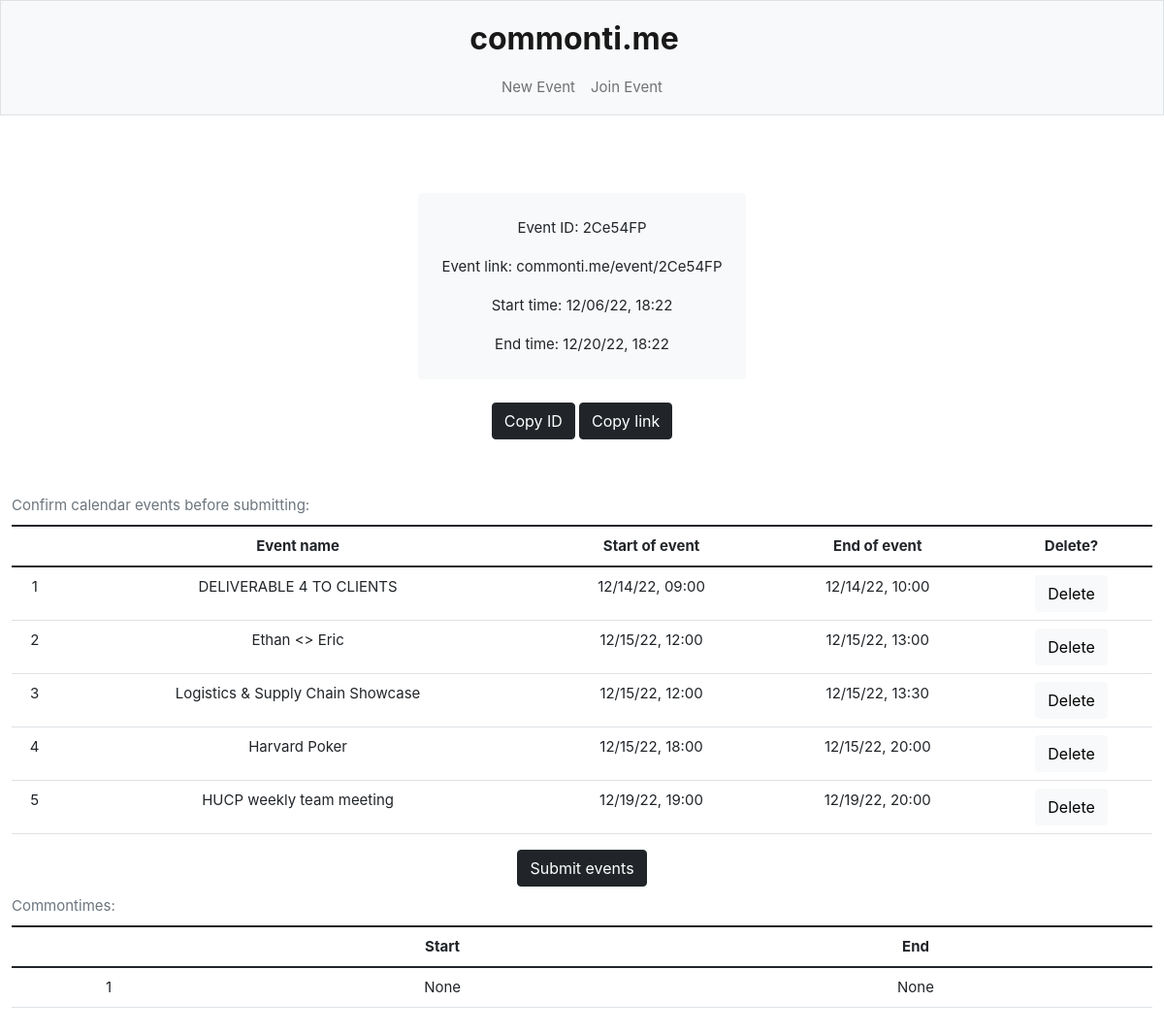
The app's page /event/2Ce54FP with its own data.
### tables this page shows
CREATE TABLE events (eventid TEXT PRIMARY KEY, eventname TEXT NOT NULL DEFAULT "My Event", starttime TEXT, endtime TEXT, timezone TEXT);

CREATE TABLE temp (eventid TEXT, caleventname TEXT, caleventstarttime TEXT, caleventendtime TEXT, datesorter TEXT, caleventid TEXT, FOREIGN KEY(eventid) REFERENCES events(eventid));

### app.py (the view, shortened to what this page needs)
@app.route("/event/<eventid>", methods=["GET", "POST"])
def event(eventid):
    if eventid:
        check = db.execute("SELECT eventid, eventname FROM events WHERE eventid = ?", eventid)
        eventname = check[0]['eventname']
        if check:
            starttime = db.execute("SELECT starttime FROM events WHERE eventid = ?", eventid)[0]['starttime']
            endtime = db.execute("SELECT endtime FROM events WHERE eventid = ?", eventid)[0]['endtime']
            tz = db.execute("SELECT timezone FROM events WHERE eventid = ?", eventid)[0]['timezone']
            temptable = db.execute("SELECT caleventname, caleventstarttime, caleventendtime, caleventid FROM temp WHERE eventid = ?", eventid)
            allevents = db.execute("SELECT caleventstarttime, caleventendtime FROM times WHERE eventid = ? ORDER BY datesorter", eventid)
            alleventsParsed = []
            for event in allevents:
                parsedStart = parser.parse(event["caleventstarttime"])
                parsedEnd = parser.parse(event["caleventendtime"])
                alleventsParsed.append({'start': parsedStart, 'end': parsedEnd})
            lowerbound = parser.parse(starttime + tz)
            upperbound = parser.parse(endtime + tz)
            commontimes = []
            if alleventsParsed:
                alleventsMerged = list(merge_times(alleventsParsed))
                for i, event in enumerate(alleventsMerged):
                    try:
                        commontimes.append({'start': event['end'], 'end': alleventsMerged[i + 1]['start']})
                    except:
                        commontimes.append({'start': event['end'], 'end': upperbound})
                if alleventsMerged[0]['start'] > lowerbound:
                    commontimes.insert(0, {'start': lowerbound, 'end': alleventsMerged[0]['start']})
                if commontimes[-1]['start'] > upperbound:
                    commontimes.pop()
            else: #if there are no calendar events, the entire thing is a common time
                commontimes.append({'start': lowerbound, 'end': upperbound})
            return render_template("event.html",  **{"starttime": starttime, "endtime": endtime, "eventid": eventid, "commontimes": commontimes, "temptable": temptable, "eventname": eventname})
        else:
            return redirect(url_for("newevent.html", **{"apology": "You entered an invalid URL. Create a new event here."}))
    else:
        return redirect(url_for('joinevent')) #if no event id, redirect to join event page

### app.py (called while the page is built)
def format(time):
    if type(time) == datetime:
        output = time.strftime("%m/%d/%y, %H:%M")
        return output
    elif type(time) == str:
        input = parser.parse(time)
        output = input.strftime("%m/%d/%y, %H:%M")
        return output
    else:
        return

### templates/event.html (shortened to what this page needs)
{% extends "layout.html" %}
{% block main %}
<br>
<div class="d-flex flex-column align-items-center">
  <div class="inline-block d-flex flex-column bg-light rounded align-items-center p-2 pt-4 px-4">
    <div class="d-flex flex-row align-items-center">
      <p>Event ID:&nbsp;</p>
      <p id="eventid">{{ eventid }}</p>
    </div>
    <div class="d-flex flex-row align-items-center">
      <p>Event link:&nbsp;</p>
      <p id="url">commonti.me/event/{{ eventid }}</p>
    </div>
    <p>Start time: {{ format(starttime) }}</p>
    <p>End time: {{ format(endtime) }}</p>
  </div>
</div>
<button class="btn btn-dark mt-4" onclick="copy('#eventid')">Copy ID</button>
<button class="btn btn-dark mt-4" onclick="copy('#url')">Copy link</button>
<br>
<br>
<br>
{% if temptable %}
<form action="/event/{{ eventid }}" method="post">
<table class="table caption-top">
  <caption>Confirm calendar events before submitting:</caption>
  <thead>
      <tr>
          <th></th>
          <th>Event name</th>
          <th>Start of event</th>
          <th>End of event</th>
          <th>Delete?</th>
      </tr>
  </thead>
  <tbody>
      {% set index = namespace(value=1) %}
      {% for tempitem in temptable %}
          <tr>
              <td>{{ index.value }}</td>
              <td>{{ tempitem['caleventname'] }}</td>
              <td>{{ format(tempitem['caleventstarttime']) }}</td>
              <td>{{ format(tempitem['caleventendtime']) }}</td>
              <td><button class="btn btn-light" type="submit" name="delete" value="{{ tempitem['caleventid'] }}">
                Delete</button></td>
          </tr>
          {% set index.value = index.value + 1 %}
      {% endfor %}
  </tbody>
</table>
<button type="submit" class="btn btn-dark" name="confirm" value="confirm" formmethod="post" action="/events">Submit events</button>
</form>
{% endif %}
<table class="table caption-top">
  <caption>Commontimes:</caption>
  <thead>
      <tr>
          <th></th>
          <th>Start</th>
          <th>End</th>
      </tr>
  </thead>
  <tbody>
      {% set indextwo = namespace(value=1) %}
      {% for commontime in commontimes %}
          <tr>
              <td>{{ indextwo.value }}</td>
              <td>{{ format(commontime['start']) }}</td>
              <td>{{ format(commontime['end']) }}</td>
          </tr>
          {% set indextwo.value = indextwo.value + 1 %}
      {% endfor %}
  </tbody>
</table>
    {% endblock %}

### templates/layout.html (shortened to what this page needs)
<!DOCTYPE html>
<html lang="en">
    <head>
        <link href="https://cdn.jsdelivr.net/npm/bootstrap@5.1.3/dist/css/bootstrap.min.css" rel="stylesheet">
        <link href="/static/styles.css" rel="stylesheet">
    </head>
    <body>
        <nav class="bg-light border navbar navbar-expand-md navbar-light">
            <div class="container-fluid d-flex flex-column">
                <a class="navbar-brand" href="/newevent">commonti.me</a>
                <div class="collapse navbar-collapse" id="navbar">
                        <ul class="navbar-nav me-auto">
                            <li class="nav-item"><a class="nav-link" href="/newevent">New Event</a></li>
                            <li class="nav-item"><a class="nav-link" href="/joinevent">Join Event</a></li>
                </div>
            </div>
        </nav>
        <main class="container-fluid py-5 text-center">
            {% block main %}{% endblock %}
        </main>
    </body>
</html>

### static/styles.css (style rules this page uses)
nav .navbar-brand { font-size: xx-large; font-weight: bold; }
a, .green { text-decoration: none; color: rgb(148, 189, 255); transition: 0.4s; }
table { align: centre; }

### static/base.css (style rules this page uses)
:root { --vt-c-white: #ffffff; --vt-c-white-soft: #f8f8f8; --vt-c-white-mute: #f2f2f2; --vt-c-black: #181818; --vt-c-black-soft: #222222; --vt-c-black-mute: #282828; --vt-c-indigo: #2c3e50; --vt-c-divider-light-1: rgba(60, 60, 60, 0.29); --vt-c-divider-light-2: rgba(60, 60, 60, 0.12); --vt-c-divider-dark-1: rgba(84, 84, 84, 0.65); --vt-c-divider-dark-2: rgba(84, 84, 84, 0.48); --vt-c-text-light-1: var(--vt-c-indigo); --vt-c-text-light-2: rgba(60, 60, 60, 0.66); --vt-c-text-dark-1: var(--vt-c-white); --vt-c-text-dark-2: rgba(235, 235, 235, 0.64); }
:root { --color-background: var(--vt-c-white); --color-background-soft: var(--vt-c-white-soft); --color-background-mute: var(--vt-c-white-mute); --color-border: var(--vt-c-divider-light-2); --color-border-hover: var(--vt-c-divider-light-1); --color-heading: var(--vt-c-text-light-1); --color-text: var(--vt-c-text-light-1); --section-gap: 160px; }
*, *::before, *::after { box-sizing: border-box; margin: 0; }
body { min-height: 100vh; transition: color 0.5s, background-color 0.5s; line-height: 1.6; font-family: Inter, -apple-system, BlinkMacSystemFont, 'Segoe UI', Roboto, Oxygen, Ubuntu, Cantarell, 'Fira Sans', 'Droid Sans', 'Helvetica Neue', sans-serif; font-size: 15px; text-rendering: optimizeLegibility; -webkit-font-smoothing: antialiased; -moz-osx-font-smoothing: grayscale; }

### records on screen
events: starttime "12/06/22, 18:22", endtime "12/20/22, 18:22"
temp: value "1", caleventname "DELIVERABLE 4 TO CLIENTS", caleventstarttime "12/14/22, 09:00", caleventendtime "12/14/22, 10:00"
temp: value "2", caleventname "Ethan <> Eric", caleventstarttime "12/15/22, 12:00", caleventendtime "12/15/22, 13:00"
temp: value "3", caleventname "Logistics & Supply Chain Showcase", caleventstarttime "12/15/22, 12:00", caleventendtime "12/15/22, 13:30"
temp: value "4", caleventname "Harvard Poker", caleventstarttime "12/15/22, 18:00", caleventendtime "12/15/22, 20:00"
temp: value "5", caleventname "HUCP weekly team meeting", caleventstarttime "12/19/22, 19:00", caleventendtime "12/19/22, 20:00"

### other values on screen
{{ eventid }} "2Ce54FP"
{{ indextwo.value }} "1"
